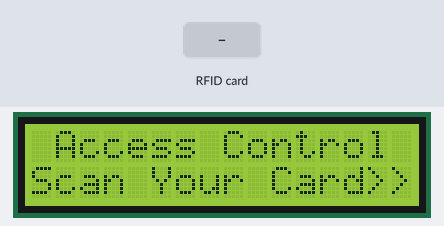
This sketch was run on a simulated Arduino Uno, built with avr-gcc and run on an emulated ATmega328P. Parts: 16×2 character LCD. The test bench sets the inputs (shaded band).

Above: at 1.3 s.
1.4 s: RFID card E3 4D 8D FC held to the reader
At 2.6 s:
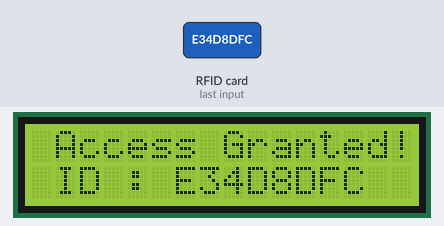
4.4 s: RFID card 5E 7A 19 C4 held to the reader
At 5.6 s:
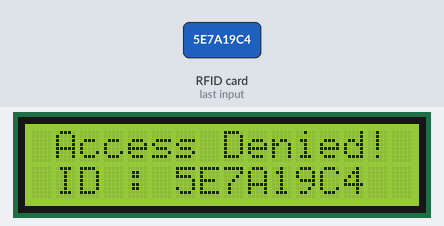
Timing chart, 0 to 7.4 s (numbered marks = the images above; inputs shaded):
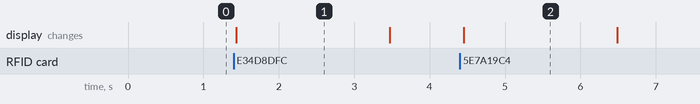

Measured:
- after the input at 1.4 s, the display: changes at once (image 1)
- after the input at 4.4 s, the display: changes after 0.06 s (image 2)
- what the display in image 1 shows lasts 2.1 s, from 1.4 s to 3.5 s

The sketch:

RFID_LCD_DOOR.ino
```cpp
#include <SPI.h>
#include <MFRC522.h>
#include <LiquidCrystal_I2C.h>

#define RST_PIN 9
#define SS_PIN 10

byte readCard[4];
String MasterTag = "E34D8DFC";	// REPLACE this Tag ID with your Tag ID!!!
String tagID = "";

// Create instances
MFRC522 mfrc522(SS_PIN, RST_PIN);
LiquidCrystal_I2C lcd(0x27, 16, 2);

void setup()
{
  // Initiating
  SPI.begin(); // SPI bus
  mfrc522.PCD_Init(); // MFRC522

  lcd.init();
  lcd.clear();
  lcd.backlight();
  lcd.print(" Access Control ");
  lcd.setCursor(0, 1);
  lcd.print("Scan Your Card>>");
}

void loop()
{

  //Wait until new tag is available
  while (getID())
  {
    lcd.clear();
    lcd.setCursor(0, 0);

    if (tagID == MasterTag)
    {

      lcd.print(" Access Granted!");
      // You can write any code here like opening doors, switching on a relay, lighting up an LED, or anything else you can think of.
    }
    else
    {
      lcd.print(" Access Denied!");
    }

      lcd.setCursor(0, 1);
      lcd.print(" ID : ");
      lcd.print(tagID);

    delay(2000);

    lcd.clear();
    lcd.print(" Access Control ");
    lcd.setCursor(0, 1);
    lcd.print("Scan Your Card>>");
  }
}

//Read new tag if available
boolean getID()
{
  // Getting ready for Reading PICCs
  if ( ! mfrc522.PICC_IsNewCardPresent()) { //If a new PICC placed to RFID reader continue
  return false;
  }
  if ( ! mfrc522.PICC_ReadCardSerial()) { //Since a PICC placed get Serial and continue
  return false;
  }
  tagID = "";
  for ( uint8_t i = 0; i < 4; i++) { // The MIFARE PICCs that we use have 4 byte UID
  //readCard[i] = mfrc522.uid.uidByte[i];
  tagID.concat(String(mfrc522.uid.uidByte[i], HEX)); // Adds the 4 bytes in a single String variable
  }
  tagID.toUpperCase();
  mfrc522.PICC_HaltA(); // Stop reading
  return true;
}
```
